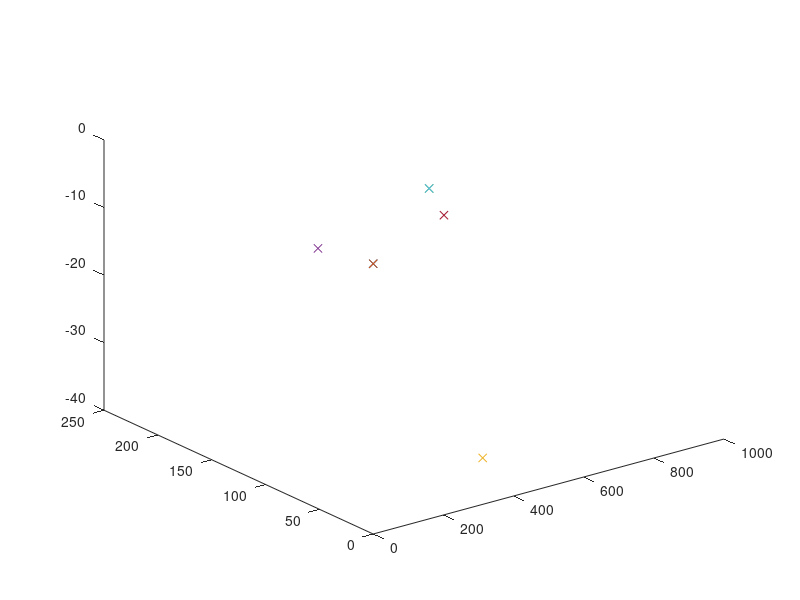

The MATLAB script that drew this image:
% Created by Po Liu
% UBC EECE 487
% February 5, 2013


% Prompt user for input joint angles
angle1 = input('Enter first angle: ');
angle2 = input('Enter second angle: ');
angle3 = input('Enter third angle: ');
angle4 = input('Enter fourth angle: ');
angle5 = input('Enter fifth angle: ');
angle6 = input('Enter sixth angle: ');

angle1 = angle1/180*pi;
angle2 = angle2/180*pi;
angle3 = angle3/180*pi;
angle4 = angle4/180*pi;
angle5 = angle5/180*pi;
angle6 = angle6/180*pi;


% Create homogeneous transformation matrix
t1 = [ cos(angle1), -sin(angle1)*cos(-pi/2), sin(angle1)*sin(-pi/2), 0;
    sin(angle1), cos(angle1)*cos(-pi/2), -cos(angle1)*sin(-pi/2), 0;
    0, sin(-pi/2), cos(-pi/2), 0;
    0, 0, 0, 1];

t2 = [ cos(angle2), -sin(angle2)*cos(pi), sin(angle2)*sin(pi), 430*cos(angle2);
    sin(angle2), cos(angle2)*cos(pi), -cos(angle2)*sin(pi), 430*sin(angle2);
    0, sin(pi), cos(pi), 0;
    0, 0, 0, 1];

t3 = [ cos(angle3+pi/2), -sin(angle3+pi/2)*cos(pi/2), sin(angle3+pi/2)*sin(pi/2), 20.3*cos(angle3+pi/2);
    sin(angle3+pi/2), cos(angle3+pi/2)*cos(pi/2), -cos(angle3+pi/2)*sin(pi/2), 20.3*sin(angle3+pi/2);
    0, sin(pi/2), cos(pi/2), -149.3;
    0, 0, 0, 1];

t4 = [ cos(angle4), -sin(angle4)*cos(pi/2), sin(angle4)*sin(pi/2), 0;
    sin(angle4), cos(angle4)*cos(pi/2), -cos(angle4)*sin(pi/2), 0;
    0, sin(pi/2), cos(pi/2), 435;
    0, 0, 0, 1];

t5 = [ cos(angle5), -sin(angle5)*cos(-pi/2), sin(angle5)*sin(-pi/2), 0;
    sin(angle5), cos(angle5)*cos(-pi/2), -cos(angle5)*sin(-pi/2), 0;
    0, sin(-pi/2), cos(-pi/2), 0;
    0, 0, 0, 1];

t6 = [ cos(angle6), -sin(angle6)*cos(0), sin(angle6)*sin(0), 0;
    sin(angle6), cos(angle6)*cos(0), -cos(angle6)*sin(0), 0;
    0, sin(0), cos(0), 60;
    0, 0, 0, 1];

%Print out the homogeneous transformation function
homogeneousTransform = t1*t2*t3*t4*t5*t6;
disp(homogeneousTransform);

%Plot origin of joints in 3D
o0 = [ 1, 0, 0, 0; 0, 1, 0, 0; 0, 0, 1, 0; 0, 0 , 0, 1];
o1 = o0*t1
o2 = o1*t2
o3 = o2*t3
o4 = o3*t4
o5 = o4*t5
o6 = o5*t6

plot3(o0(1,4), o0(2,4), o0(3,4), 'x', ...
    o1(1,4), o1(2,4), o1(3,4), 'x',...
    o2(1,4), o2(2,4), o2(3,4), 'x',...
    o3(1,4), o3(2,4), o3(3,4), 'x',...
    o4(1,4), o4(2,4), o4(3,4), 'x',...
    o5(1,4), o5(2,4), o5(3,4), 'x',...
    o6(1,4), o6(2,4), o6(3,4), 'x');


